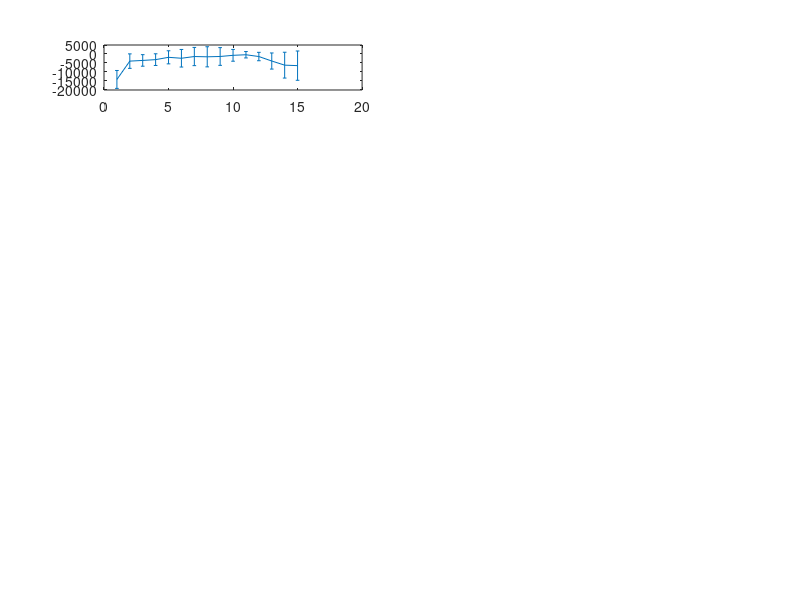

The MATLAB script that drew this image: (Note: this script raises an error after producing the figure.)
clc;clear; 
% Plots are generated seperately
load('./data/all_OT_data60.mat');
% OT_all_repeat,OT_allsig_repeat, OT_time
load('./data/real_states.mat');
% First we generate the error of the estimate from the real state and
% calculate the covariance of the estimate across all the repititions (10)
% TO-DO: assuming n_repeat is same for fixed sample size
n_repeat = size(OT_time,2);
n_obs = size(real_states,1);
OTerror_estimate_repeat = OT_all_repeat - repmat(real_states,1,1,n_repeat);
OTerror_mean = mean(OTerror_estimate_repeat,3);
% 3D matrix containing error across n_repeat number of repititions
% calculate sigma along the 3D direction
OT_sig_repeat = zeros(size(real_states,1),size(real_states,2));
for i = 1:size(real_states,1)
    for j = 1:size(real_states,2)
        OT_sig_repeat(i,j) = cov(reshape(OTerror_estimate_repeat(i,j,:),n_repeat,1));
        OT_sig_repeat(i,j) = sqrt(OT_sig_repeat(i,j));
    end
end
%%
load('./data/all_EnKF_data60.mat');
% EnKF_all_repeat,EnKF_allsig_repeat,EnKF_time
n_repeat = size(EnKF_time,2);
EnKFerror_estimate_repeat = EnKF_all_repeat - repmat(real_states,1,1,n_repeat);
EnKFerror_mean  = mean(EnKFerror_estimate_repeat,3);
% 3D matrix containing error across n_repeat number of repititions
% calculate sigma along the 3D direction
EnKF_sig_repeat = zeros(size(real_states,1),size(real_states,2));
for i = 1:size(real_states,1)
    for j = 1:size(real_states,2)
        EnKF_sig_repeat(i,j) = cov(reshape(EnKFerror_estimate_repeat(i,j,:),n_repeat,1));
        EnKF_sig_repeat(i,j) = sqrt(EnKF_sig_repeat(i,j));
    end
end
%%
figure;
ylabels = {'$e_{p_o}$(m)','$e_{f_o}$','$e_{g_o}$','$e_{h_o}$','$e_{k_o}$','$e_{L_o}$(rad)'};
for i = 1:6
    ax1 = subplot(6,2,2*i-1);
    % Plot OT
    h1 = errorbar(1:n_obs,OTerror_mean(:,i),OT_sig_repeat(:,i)); hold on;
    h1.LineWidth = 1.5;
    ax = gca;
    ylabel(ylabels(i),'FontSize',14,'FontWeight','bold','interpreter', 'latex');
    xlim([1 n_obs]);
    ax.XTick = 1:2:n_obs;
    ax.FontWeight = 'bold';
    ax.FontSize = 8;
    if i ==6
        xlabel('Time points (day)');
    end
    if i == 1
        title('OT (samples=60,repeat=10)');
    end
    ax2 = subplot(6,2,2*i);
    % PLot EnKF
    h2 = errorbar(1:n_obs,EnKFerror_mean(:,i),EnKF_sig_repeat(:,i)); hold on;
    h2.LineWidth = 1.5;
    ax = gca;
        ylabel(ylabels(i),'FontSize',14,'FontWeight','bold','interpreter', 'latex');
    xlim([1 n_obs]);
    ax.XTick = 1:2:n_obs;
    ax.FontWeight = 'bold';
    ax.FontSize = 8;
    if i ==6
        xlabel('Time points (day)');
    end
    if i == 1
        title('EnKF (samples=60,repeat=10)');
    end
    linkaxes([ax1,ax2],'xy')
end
fig = gcf;
fig.PaperPositionMode = 'auto';
fig_pos = fig.PaperPosition;
fig.PaperSize = [fig_pos(3) fig_pos(4)];
print(fig, '-dpdf', './Plots/plotrobust60.pdf');
